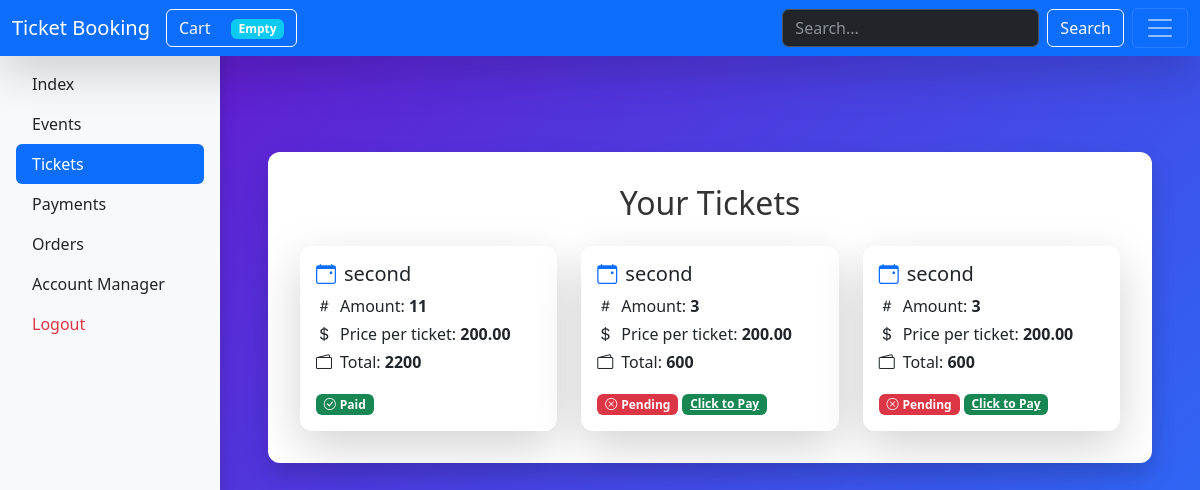
/panel/tickets/ (signed in), run on the app's committed database.
### cart/models.py (models this page shows, shortened)
class Ticket(models.Model):
    user = models.ForeignKey(User, on_delete=models.CASCADE, related_name='tickets')
    event = models.ForeignKey(Event, on_delete=models.CASCADE, related_name='tickets')
    quantity = models.IntegerField(default=1)
    paid = models.BooleanField(default=False)
    def get_total_price(self):
        return int(self.quantity) * int(self.event.price_per_ticket)

### events/models.py (models this page shows, shortened)
class Event(models.Model):
    name = models.CharField(max_length=255)
    description = models.TextField()
    created_at = models.DateTimeField(default=timezone.now)
    start_date = models.DateTimeField()
    end_date = models.DateTimeField()
    location = models.CharField(max_length=255)
    price_per_ticket = models.DecimalField(max_digits=10, decimal_places=2)
    capacity = models.IntegerField()
    organizer = models.ForeignKey(User, on_delete=models.CASCADE, related_name='events')
    image = models.ImageField(upload_to='events/%Y/%m/%d/', null=True, blank=True)
    is_active = models.BooleanField(default=True)
    category = models.ManyToManyField(Category, related_name='events', blank=True)

### panel/views.py (the view)
# urls.py: path('tickets/', views.TicketsView.as_view(), name='tickets'),
class TicketsView(ListView):
    model = Ticket
    template_name = 'panel/tickets.html'
    context_object_name = 'tickets'
    def get_queryset(self):
        return Ticket.objects.filter(user=self.request.user)

### cart/cart.py (called while the page is built)
    def __len__(self):
        return sum(item['quantity'] for item in self.cart.values())

### cart/context_proccessors.py (called while the page is built)
def cart(request):
    return {'cart' : Cart(request)}

### panel/templates/panel/tickets.html
{% extends 'panel/panel_base.html' %}
{% block content %}
<link href="https://cdn.jsdelivr.net/npm/bootstrap-icons@1.10.5/font/bootstrap-icons.css" rel="stylesheet">
<div class="container my-5 ">
    <h2 class="mb-4 text-center">Your Tickets</h2>
    {% if tickets %}
        <div class="row g-4">
            {% for ticket in tickets %}
                <div class="col-md-6 col-lg-4">
                    <div class="card shadow-lg border-0 h-100 ">
                        <div class="card-body ">
                            <h5 class="card-title mb-2 ">
                                <i class="bi bi-calendar-event me-2 text-primary"></i>{{ ticket.event.name }}
                            </h5>
                            <p class="card-text mb-1"><i class="bi bi-hash me-2"></i>Amount: <strong>{{ ticket.quantity }}</strong></p>
                            <p class="card-text mb-1"><i class="bi bi-currency-dollar me-2"></i>Price per ticket: <strong>{{ ticket.event.price_per_ticket }}</strong></p>
                            <p class="card-text mb-3"><i class="bi bi-wallet2 me-2"></i>Total: <strong>{{ ticket.get_total_price }}</strong></p>
                            {% if ticket.paid %}
                                <span class="badge bg-success"><i class="bi bi-check-circle me-1"></i>Paid</span>
                            {% else %}
                                <span class="badge bg-danger"><i class="bi bi-x-circle me-1"></i>Pending</span>
                                <a href="{% url 'panel:orders' %}" class="badge bg-success">Click to Pay</a>
                            {% endif %}
                        </div>
                    </div>
                </div>
            {% endfor %}
        </div>
    {% else %}
        <div class="alert alert-info text-center" role="alert">
            <i class="bi bi-ticket-perforated-fill me-2"></i>No tickets found.
        </div>
    {% endif %}
</div>
{% endblock %}

### templates/css.html (style rules this page uses)
body { background: linear-gradient(135deg, #6a11cb, #2575fc); min-height: 100vh; color: #fff; font-family: 'Segoe UI', Tahoma, Geneva, Verdana, sans-serif; }
.container { background-color: #fff; color: #333; border-radius: 12px; padding: 2rem; box-shadow: 0 12px 25px rgba(0, 0, 0, 0.15); margin-top: 3rem; margin-bottom: 3rem; }
.card { border-radius: 12px; box-shadow: 0 8px 20px rgb(0 0 0 / 0.1); transition: transform 0.2s ease, box-shadow 0.2s ease; }

### data on the page
Ticket: event.name "second", quantity "11", event.price_per_ticket "200.00", get_total_price "2200", paid True (drawn)
Ticket: event.name "second", quantity "3", event.price_per_ticket "200.00", get_total_price "600", paid False (drawn)
Ticket: event.name "second", quantity "3", event.price_per_ticket "200.00", get_total_price "600", paid False (drawn)
